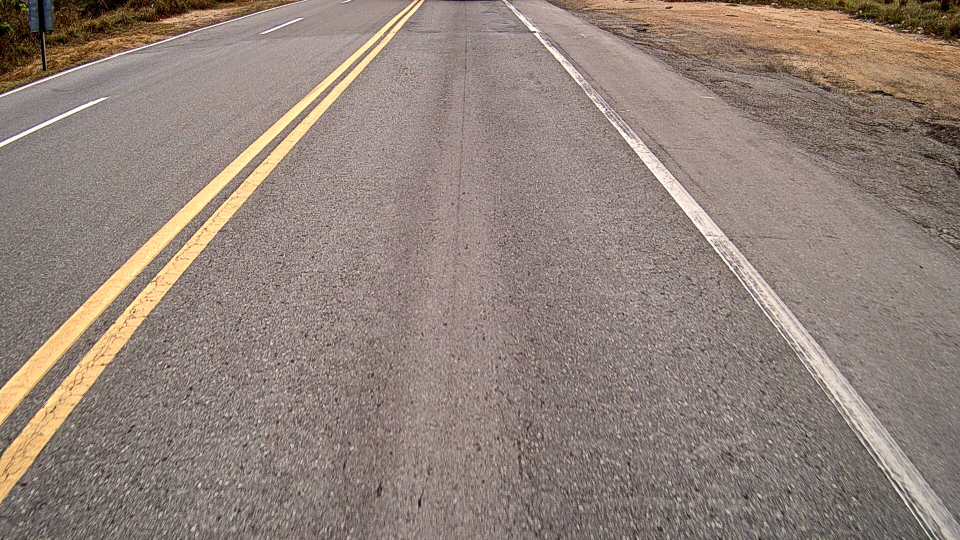
#> input picture image/teste.jpg, 1920 x 1080 px (shown at 1/2 size)
$ python photo-processor.py
#> lines starting #> are read from the running program, lines starting #| are printed output that depends on the picture; after the words box and inside, x2 and y2 are one past the last pixel; in counts of white or black regions, pixels touching at a corner belong together
import numpy as np
import cv2 as cv
from matplotlib import pyplot as plt

class detlane():

    def __init__(self) -> None:

        self.image_path = "./image/teste.jpg"
        self.kernel = 5
        self.detlane()

        pass

    def detlane(self):
        '''
        run all the commands:
        first reads the image
        '''

        src_img = cv.imread(self.image_path)
#> src_img is the input picture: shape (1080, 1920, 3); mean B, G, R 122.1, 130.8, 146.2

        canny = self.canny_img(src_img) # changes the image to grayscale and uses canny to get the edges in the picture

        region_img = self.region(canny)

        lines = self.HoghLines(region_img) # get all lines possible
        right, left = self.average_lines(lines) # average of all lines

        r_points = self.make_points(src_img, right) # points for the right line lane
        l_points = self.make_points(src_img, left)  # points for the left line lane

        dst_img = self.img_lines(src_img,r_points,l_points)
        dst_img = cv.resize(dst_img,(1280 // 2, 720 // 2))

        cv.imshow('',dst_img)
        cv.waitKey(0)


    def canny_img(self, img) -> np.ndarray:
        '''
        Creates a canne-edge detection based on the original image.

        Parameters:
            image_path (path)
            kernel (int)
        Returns:
            canny (ndarray)

        '''
        img = cv.cvtColor(img, cv.COLOR_BGR2GRAY)
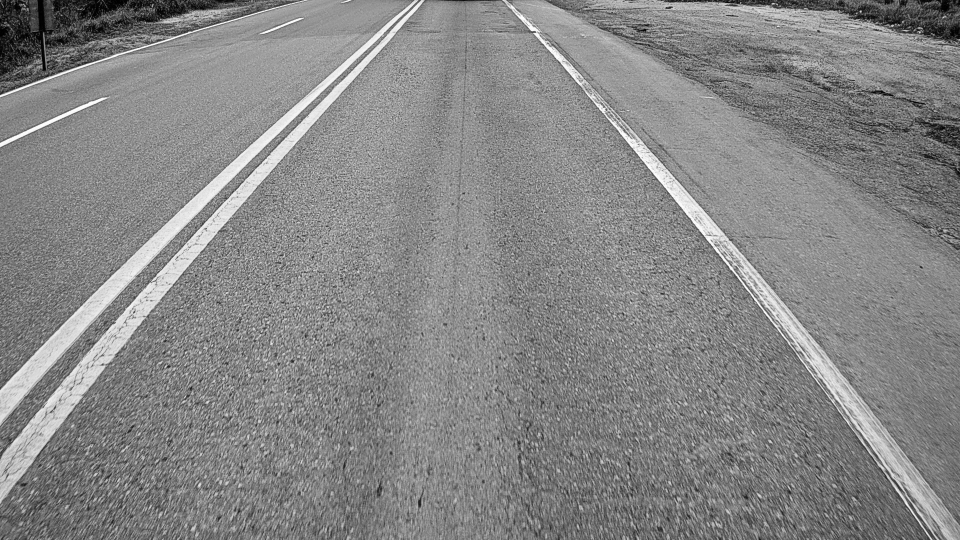
#> img: shape (1080, 1920) (shown at 1/2 size); min 0, max 255, mean 134.4

        blur = cv.GaussianBlur(img, (self.kernel,self.kernel), 0) # fix the blur of the image, you can change the kernel in __init__
        canny = cv.Canny(blur, 200, 300) # you can change threshold 1 and 2 to fit your images
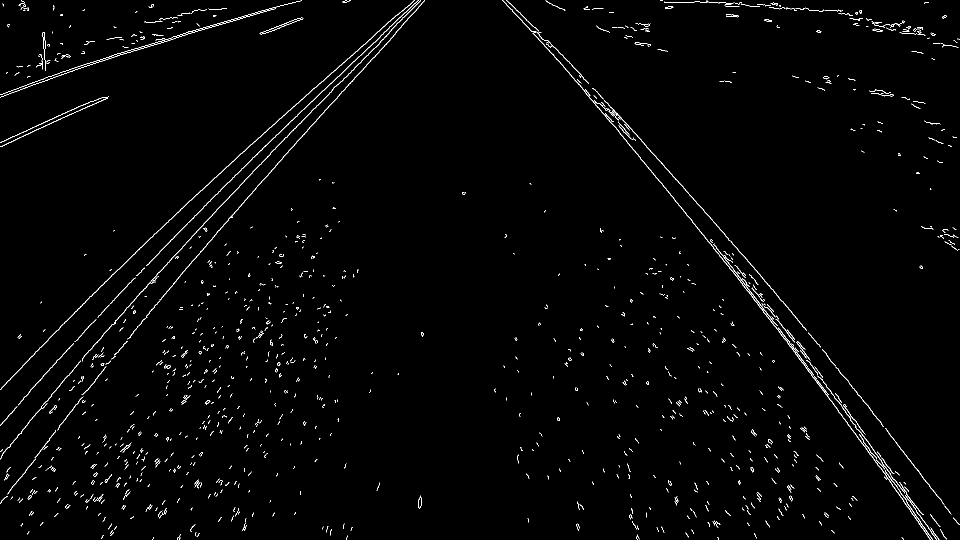
#> canny: shape (1080, 1920) (shown at 1/2 size); 1.4% white in thin lines or dots

        return canny

    def region(self, img:np.ndarray) -> np.ndarray:
        '''
        Sets a region of interest in the image (removes noise around the lane).
        In this case im using a polygon so i can set the "height" of the the pavement sample, however you can use a triangle to fit all .

        Parameters:
            img (canny)
        Returns:
            mask
        '''

        height, width = img.shape
#> height = 1080; width = 1920

        img_pol = np.array([
                       [(-150, height),
                        (width // 5, height // 5),
                        (3 * width // 4, height // 5),
                        (width + 150, height)]
                       ])

        mask = np.zeros_like(img)

        mask = cv.fillPoly(mask, [img_pol], 255)
        mask = cv.bitwise_and(img,mask)
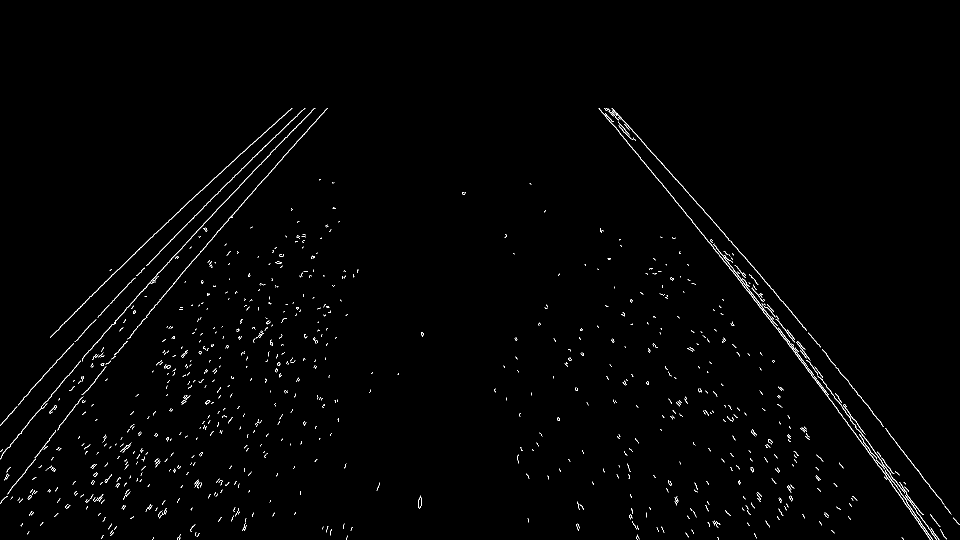
#> mask: shape (1080, 1920) (shown at 1/2 size); 0.95% white in thin lines or dots, all inside (x1, y1, x2, y2) = (0, 216, 1920, 1080)

        return mask

    def HoghLines(self,img:np.ndarray) -> np.array:
        '''
        Transforms the clusters of white into actual lines in the image.
        This function gets all lines possible in the image, so after that you use a average function to get the desirable points.
        If you are not getting the lines that you want, please consder changing the threshold.

        Parameters:
            img (np.ndarray)
        Returns:
            lines (np.array)
        '''
        lines = cv.UMat(np.zeros((1, 1), dtype=np.int32))

        lines = cv.HoughLinesP(img,
                                rho=2,
                                theta=np.pi/180,
                                threshold=100,
                                lines=lines,
                                minLineLength=40,
                                maxLineGap=5)

        lines = np.array(lines.get())
#> lines = 77 rows, first 6: [1580, 688, 1656, 789], [1489, 569, 1525, 614], [462, 434, 513, 375], [1575, 686, 1695, 846], [1246, 273, 1489, 573], [447, 406, 534, 313]
        if lines is not None:
            for line in lines:
                x1, y1, x2, y2 = line[0]
                cv.line(img, (x1, y1), (x2, y2), (0, 255, 0), 2)
#> this loop made 77 passes
#> (x1, y1, x2, y2) on passes 1 to 12: (1580, 688, 1656, 789), (1489, 569, 1525, 614), (462, 434, 513, 375), (1575, 686, 1695, 846), (1246, 273, 1489, 573), (447, 406, 534, 313), (1482, 506, 1529, 560), (208, 619, 393, 428), (278, 499, 392, 389), (1640, 755, 1674, 801), (69, 915, 111, 862), (176, 704, 263, 605)
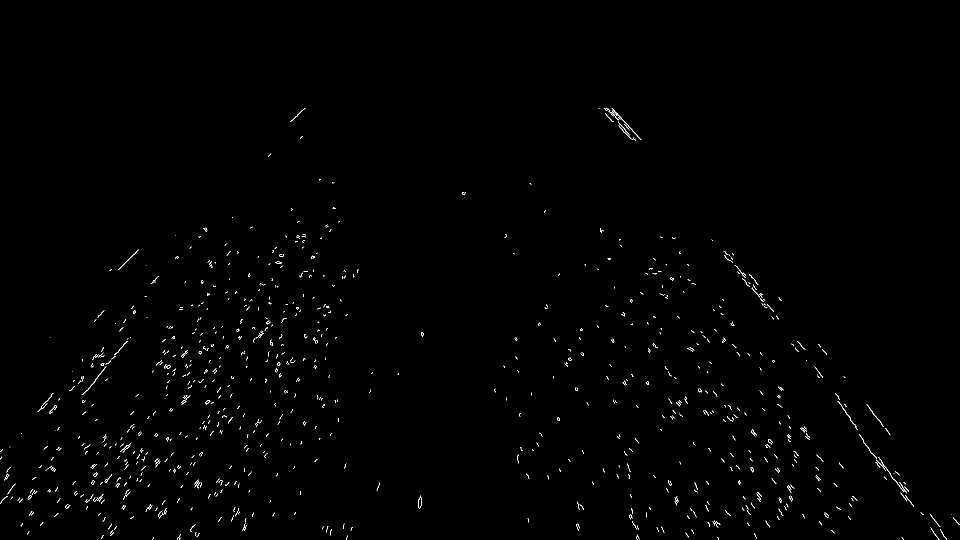
#> img: shape (1080, 1920) (shown at 1/2 size); 0.53% white in thin lines or dots, all inside (x1, y1, x2, y2) = (0, 216, 1920, 1080)

        return lines

    def average_lines(self, lines:np.array) -> tuple[np.array,np.array]:
        '''
        Gets the average lines.

        Parameters:
            line (np.array)

        '''

        left = []
        right = []

        for line in lines:
            x1, y1, x2, y2 = line.reshape(4)
            parameters = np.polyfit((x1, x2), (y1, y2), 1)
            slope = parameters[0]
            y_int = parameters[1]
            if slope < 0:
                left.append((slope, y_int))
            else:
                right.append((slope, y_int))
#> this loop made 77 passes
#> (x1, y1, x2, y2, slope, y_int) on passes 1 to 12: (1580, 688, 1656, 789, 1.33, -1411.7), (1489, 569, 1525, 614, 1.25, -1292.3), (462, 434, 513, 375, -1.16, 968.5), (1575, 686, 1695, 846, 1.33, -1414), (1246, 273, 1489, 573, 1.23, -1265.3), (447, 406, 534, 313, -1.07, 883.8), (1482, 506, 1529, 560, 1.15, -1196.7), (208, 619, 393, 428, -1.03, 833.7), (278, 499, 392, 389, -0.965, 767.2), (1640, 755, 1674, 801, 1.35, -1463.8), (69, 915, 111, 862, -1.26, 1002.1), (176, 704, 263, 605, -1.14, 904.3)

        right_avg = np.average(right, axis=0)
        left_avg = np.average(left, axis=0)

        return right_avg, left_avg

    def make_points(self,img:np.ndarray, average):
        '''
        Make points based o lines.
        '''
        slope, y_int = average
        y1 = img.shape[0]
        y2 = int(y1 * (2/5))
        x1 = int((y1 - y_int) // slope)
        x2 = int((y2 - y_int) // slope)

        return [(x1, y1), (x2, y2)]

    def img_lines(self,img:np.ndarray,r_points:list,l_points:list) -> np.ndarray:
        '''
        Add lines do the original image.

        Parameters:
            img (np.ndarray)
            r_points (list)
            l_points (list)
        Returns:
            img (np.ndarray)

        '''
        r1 = r_points[0]
        r2 = r_points[1]
        l1 = l_points[0]
        l2 = l_points[1]
        red = (0, 0, 255)
        cv.circle(img, r1, 5, red, -1)  # Draw a red circle at r1
#> img: shape (1080, 1920, 3)
        cv.circle(img, r2, 5, red, -1)  # Draw a red circle at r2
#> img: shape (1080, 1920, 3); mean B, G, R 122.1, 130.8, 146.2
        cv.circle(img, l1, 5, red, -1)  # Draw a red circle at l1
        cv.circle(img, l2, 5, red, -1)
#> img: shape (1080, 1920, 3); mean B, G, R 122.1, 130.8, 146.2

        # draw lines
        blue = (255, 0, 0)
        cv.line(img,r1,r2,blue,2)
        cv.line(img,l1,l2,blue,2)
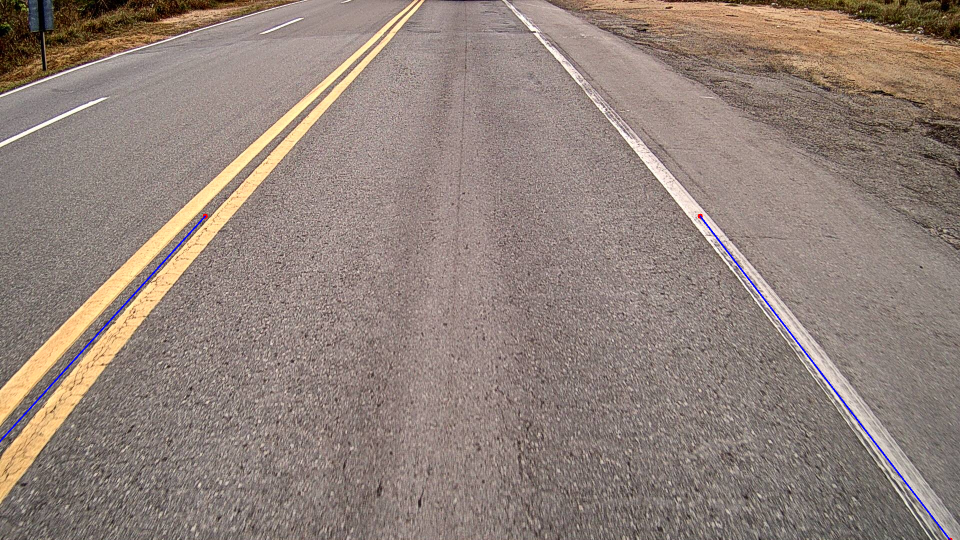
#> img: shape (1080, 1920, 3) (shown at 1/2 size); mean B, G, R 122.3, 130.4, 145.8

        return img


detlane()
#> in detlane, `dst_img = cv.resize(dst_img,(1280 // 2, 720 // 2))`:
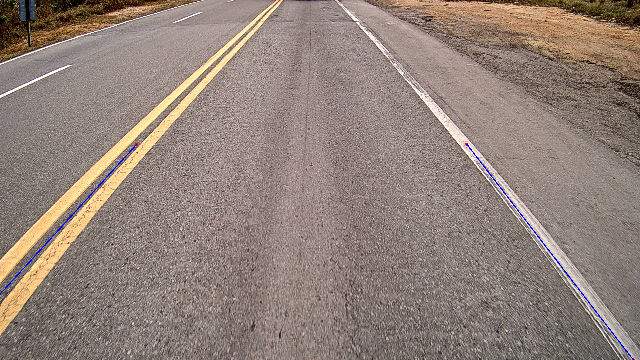
#> dst_img: shape (360, 640, 3); mean B, G, R 122.3, 130.4, 145.8

$ run again, with image/img1.jpg copied over image/teste.jpg
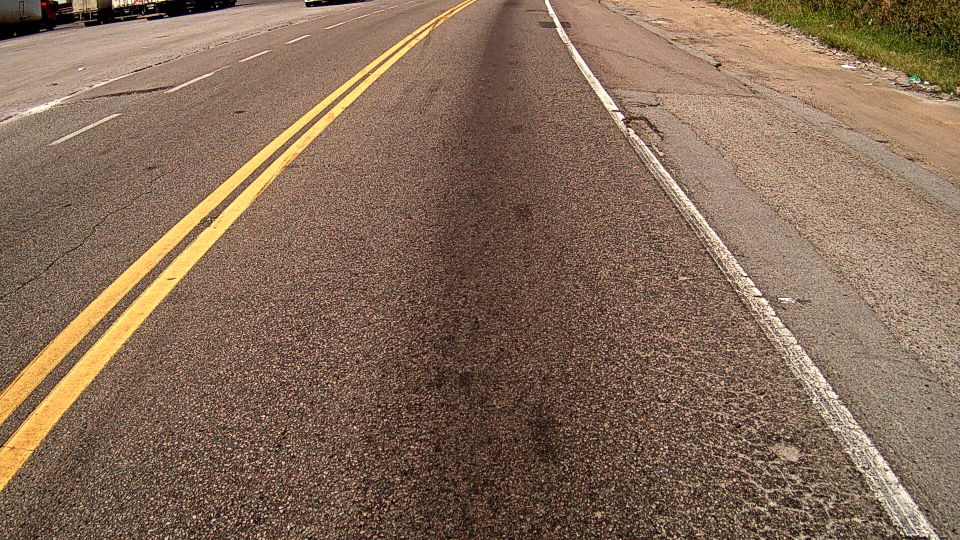
#> input picture image/img1.jpg, 1920 x 1080 px (shown at 1/2 size)
#> in detlane, src_img is the input picture: shape (1080, 1920, 3); mean B, G, R 88.1, 108.3, 133.7
#> canny: shape (1080, 1920); 5.6% white in thin lines or dots
#> mask: shape (1080, 1920); 4.9% white in thin lines or dots, all inside (x1, y1, x2, y2) = (0, 216, 1918, 1080)
#> in HoghLines, `lines = np.array(lines.get())`: lines = 53 rows, first 6: [620, 1028, 661, 1028], [1461, 960, 1506, 960], [186, 1035, 227, 1035], [1301, 331, 1338, 379], [1423, 456, 1510, 571], [663, 1016, 704, 1018]
#> the loop in HoghLines, `for line in lines:` made 53 passes
#> after the loop in HoghLines, `for line in lines:`:
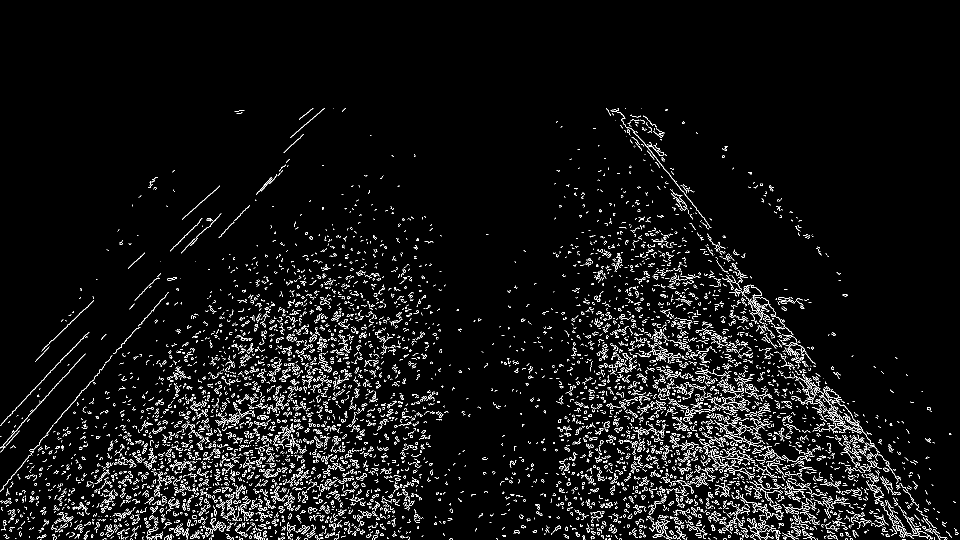
#> img: shape (1080, 1920) (shown at 1/2 size); 4.7% white in thin lines or dots, all inside (x1, y1, x2, y2) = (0, 216, 1918, 1080)
#> the loop in average_lines, `for line in lines:` made 53 passes
#> (x1, y1, x2, y2, slope, y_int) on passes 1 to 8: (620, 1028, 661, 1028, -5.99e-15, 1028), (1461, 960, 1506, 960, 9.37e-15, 960), (186, 1035, 227, 1035, 5.59e-15, 1035), (1301, 331, 1338, 379, 1.3, -1356.8), (1423, 456, 1510, 571, 1.32, -1425), (663, 1016, 704, 1018, 0.0488, 983.7), (455, 1043, 505, 1043, 3.28e-15, 1043), (372, 921, 425, 921, -3.5e-15, 921)
#> after the loop in average_lines, `for line in lines:`: left = 26 pairs, first value -1.1 to -2.33e-15, second value 727.9 to 1075.6; right = 27 pairs, first value 2.26e-15 to 1.55, second value -1731.3 to 1043
#> right_avg = [0.928, -670.4]
#> left_avg = [-0.541, 899.5]
#> in detlane, `right, left = self.average_lines(lines)`: right = [0.928, -670.4]; left = [-0.541, 899.5]
#> in make_points, `slope, y_int = average`: slope = 0.928; y_int = -670.4
#> in make_points, `x1 = int((y1 - y_int) // slope)`: x1 = 1886
#> in make_points, `x2 = int((y2 - y_int) // slope)`: x2 = 1187
#> r_points = [(1886, 1080), (1187, 432)]
#> l_points = [(-334, 1080), (863, 432)]
#> r1 = (1886, 1080)
#> r2 = (1187, 432)
#> l1 = (-334, 1080)
#> l2 = (863, 432)
#> in detlane, `dst_img = cv.resize(dst_img,(1280 // 2, 720 // 2))`:
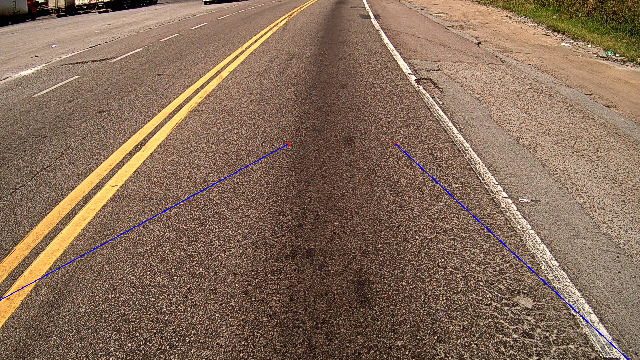
#> dst_img: shape (360, 640, 3); mean B, G, R 88.5, 107.9, 133.3

$ run again, with image/img3.jpg copied over image/teste.jpg
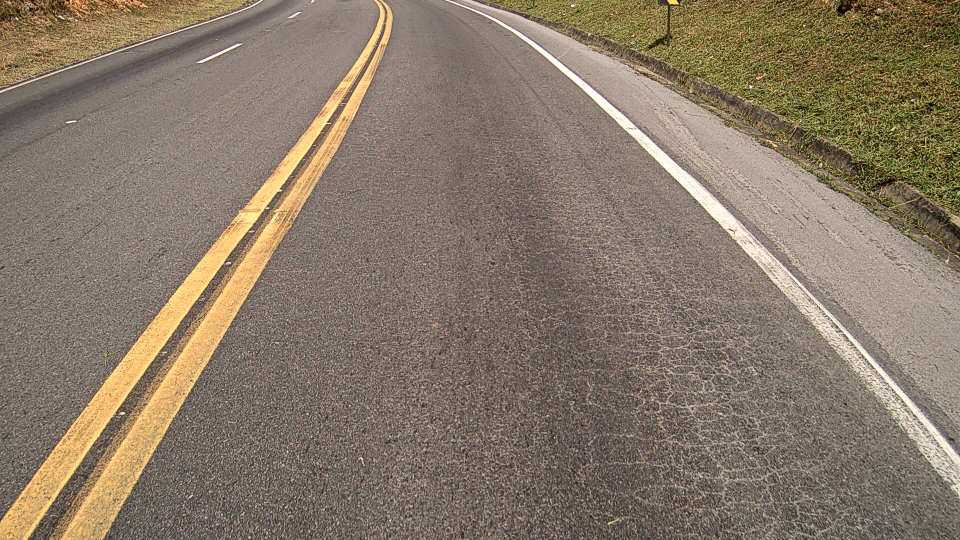
#> input picture image/img3.jpg, 1920 x 1080 px (shown at 1/2 size)
#> in detlane, src_img is the input picture: shape (1080, 1920, 3); mean B, G, R 104.6, 121, 136.1
#> canny: shape (1080, 1920); 1.6% white in thin lines or dots
#> mask: shape (1080, 1920); 0.77% white in thin lines or dots, all inside (x1, y1, x2, y2) = (0, 216, 1920, 1080)
#> in HoghLines, `lines = np.array(lines.get())`: lines = 61 rows, first 6: [287, 937, 334, 859], [99, 908, 186, 796], [211, 850, 491, 465], [1490, 456, 1585, 551], [435, 689, 549, 499], [305, 640, 444, 468]
#> the loop in HoghLines, `for line in lines:` made 61 passes
#> after the loop in HoghLines, `for line in lines:`:
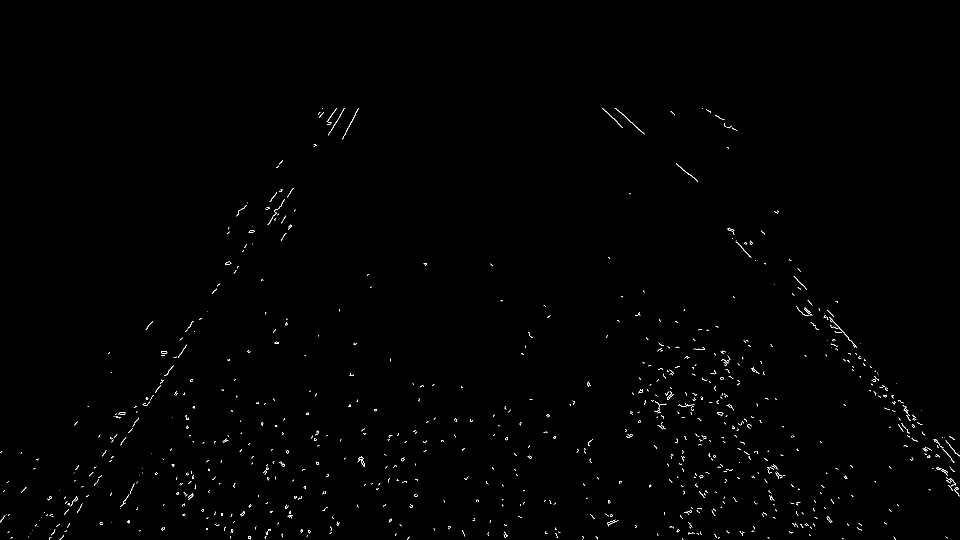
#> img: shape (1080, 1920) (shown at 1/2 size); 0.46% white in thin lines or dots, all inside (x1, y1, x2, y2) = (0, 216, 1920, 1080)
#> the loop in average_lines, `for line in lines:` made 61 passes
#> (x1, y1, x2, y2, slope, y_int) on passes 1 to 8: (287, 937, 334, 859, -1.66, 1413.3), (99, 908, 186, 796, -1.29, 1035.4), (211, 850, 491, 465, -1.37, 1140.1), (1490, 456, 1585, 551, 1, -1034), (435, 689, 549, 499, -1.67, 1414), (305, 640, 444, 468, -1.24, 1017.4), (555, 384, 628, 283, -1.38, 1151.9), (1341, 347, 1401, 407, 1, -994)
#> after the loop in average_lines, `for line in lines:`: left = 40 pairs, first value -1.79 to -1.21, second value 1005.4 to 1451.4; right = 21 items, first 6: (1, -1034), (1, -994), (1.1, -1136.9), (1, -1034), (1.1, -1136.2), (1, -991)
#> right_avg = [1.06, -1113.2]
#> left_avg = [-1.43, 1179.9]
#> in detlane, `right, left = self.average_lines(lines)`: right = [1.06, -1113.2]; left = [-1.43, 1179.9]
#> in make_points, `slope, y_int = average`: slope = 1.06; y_int = -1113.2
#> in make_points, `x1 = int((y1 - y_int) // slope)`: x1 = 2069
#> in make_points, `x2 = int((y2 - y_int) // slope)`: x2 = 1458
#> r_points = [(2069, 1080), (1458, 432)]
#> l_points = [(69, 1080), (522, 432)]
#> r1 = (2069, 1080)
#> r2 = (1458, 432)
#> l1 = (69, 1080)
#> l2 = (522, 432)
#> in detlane, `dst_img = cv.resize(dst_img,(1280 // 2, 720 // 2))`:
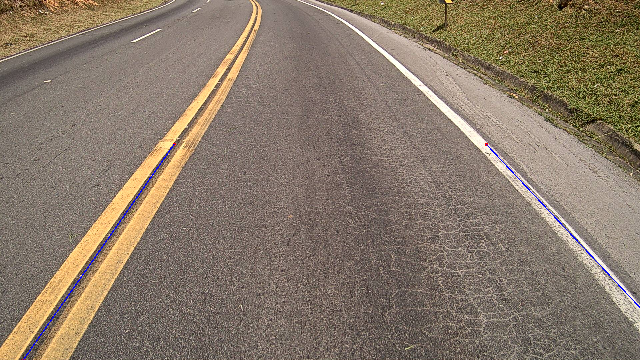
#> dst_img: shape (360, 640, 3); mean B, G, R 104.9, 120.7, 135.8
